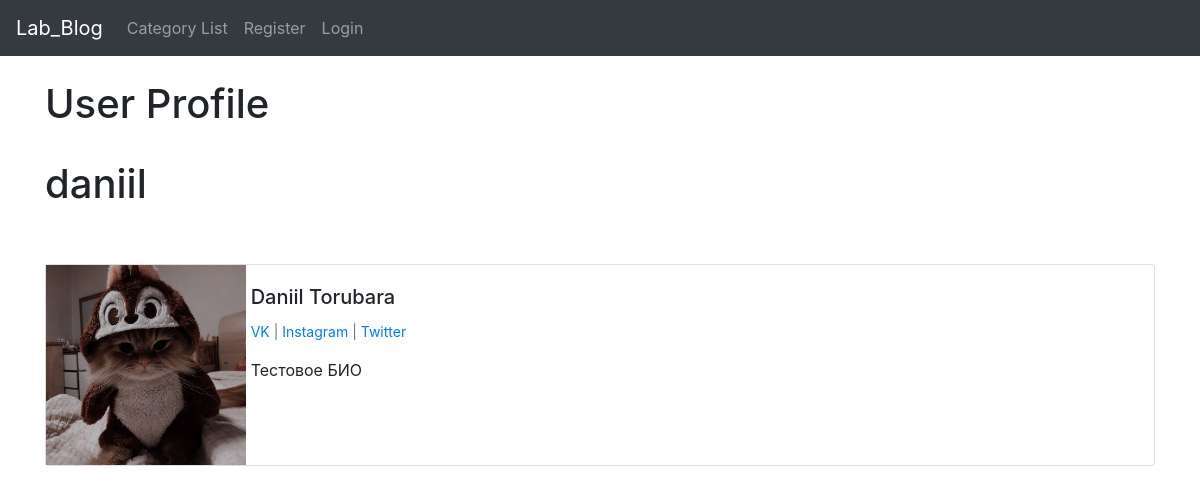
Page /authentication/1/profile/ on the committed database.
### the_blog/models.py (models this page shows, shortened)
class Profile(models.Model):
    user = models.OneToOneField(User, null = True, on_delete = models.CASCADE)
    bio = models.TextField()
    profile_picture = models.ImageField(null = True, blank = True, upload_to = 'images/profiles/')
    vk_url = models.CharField(max_length = 255, blank = True, null = True)
    instagram_url = models.CharField(max_length = 255, blank = True, null = True)
    twitter_url = models.CharField(max_length = 255, blank = True, null = True)
    def __str__(self):
        return str(self.user)

### authentication/views.py (the view)
# urls.py: path('<int:pk>/profile/', ShowProfilePageView.as_view(), name = 'show_profile_page'),
class ShowProfilePageView(DetailView):
    model = Profile
    template_name = 'registration/user_profile.html'
    def get_context_data(self, *args, **kwargs):
        context = super(ShowProfilePageView, self).get_context_data(*args, **kwargs)
        page_user = get_object_or_404(Profile, id = self.kwargs['pk'])
        context["page_user"] = page_user
        return context

### authentication/templates/registration/user_profile.html (shortened to what this page needs)
{% extends 'base.html' %}
{% load static %}
{% block content %}
<h1>
    User Profile
</h1>
<h1>
{{ page_user }}
</h1>
<div class="card mb-3">
    <div class="row no-gutters">
      <div class="col-md-2">
        {% if page_user.profile_picture %}
            <img src="{{ page_user.profile_picture.url }}" alt="..." width = 200 height = 200>
        {% else %}
            <img src="{% static 'the_blog/images/default_profile_pic.jpg' %}" alt="..." width = 200 height = 200>
        {% endif %}
      </div>
      <div class="col-md-10">
        <div class="card-body">
          <h5 class="card-title">
            {{ page_user.user.first_name }}
            {{ page_user.user.last_name }}
          </h5>
          <p class = 'small text-muted'>
            {% if page_user.vk_url %}
                <a href = '{{ page_user.vk_url }}'>VK</a> |
            {% endif %}
            {% if page_user.instagram_url %}
                <a href = '{{ page_user.instagram_url }}'>Instagram</a> |
            {% endif %}
            {% if page_user.twitter_url %}
                <a href = '{{ page_user.twitter_url }}'>Twitter</a>
            {% endif %}
          </p>
          <p class="card-text">
            {{ page_user.bio }}
          </p>
        </div>
      </div>
    </div>
  </div>
{% endblock %}

### rows in the picture
Profile: user.username "daniil", profile_picture (picture), user.first_name "Daniil", user.last_name "Torubara", bio "Тестовое БИО"
